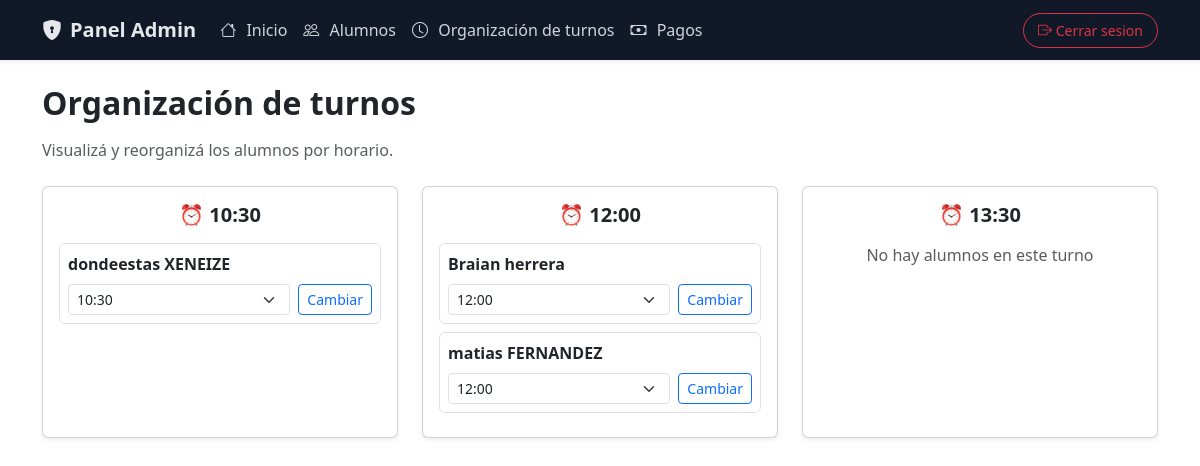
The app's page /admin/turnos, older data.
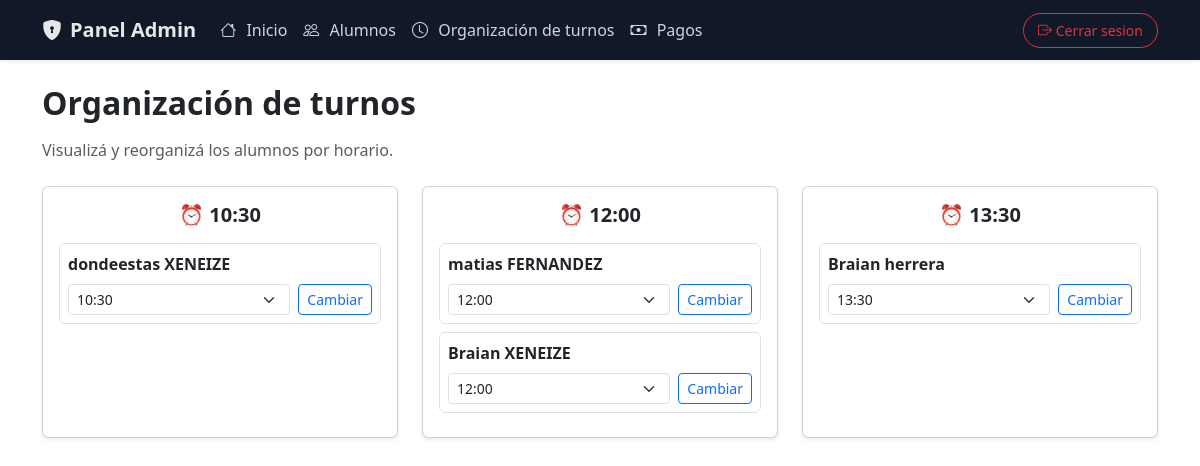
The same page, newer data.
### models.py (models this page shows)
class Alumno(db.Model):
    __tablename__ = "alumnos"
    id = db.Column(db.Integer, primary_key=True)
    nombre = db.Column(db.String(50), nullable=False)
    apellido = db.Column(db.String(50), nullable=False)
    dni = db.Column(db.String(20), nullable=False, unique=True)
    edad = db.Column(db.Integer, nullable=False)
    turno = db.Column(db.String(20), nullable=False)
    fecha_alta = db.Column(db.Date, default=date.today)
    pagos = db.relationship("Pago", backref="alumno", lazy=True)

### main.py (the view)
@app.route("/admin/turnos")
def admin_turnos():
    turnos = {
        "10:30": Alumno.query.filter_by(turno="10:30").all(),
        "12:00": Alumno.query.filter_by(turno="12:00").all(),
        "13:30": Alumno.query.filter_by(turno="13:30").all()
    }
    return render_template("admin/turnos.html", turnos=turnos)

### templates/admin/turnos.html (shortened to what this page needs)
{% extends "admin/base_admin.html" %}
{% block body %}
<h2 class="fw-bold mb-3">Organización de turnos</h2>
<p class="text-muted mb-4">
    Visualizá y reorganizá los alumnos por horario.
</p>
<div class="row g-4">
{% for horario, alumnos in turnos.items() %}
    <div class="col-md-4">
        <div class="card shadow-sm h-100">
            <div class="card-body">
                <h5 class="fw-bold text-center mb-3">⏰ {{ horario }}</h5>
                {% if alumnos %}
                    {% for alumno in alumnos %}
                    <div class="border rounded p-2 mb-2">
                        <strong>{{ alumno.nombre }} {{ alumno.apellido }}</strong>
                        <form
                            action="{{ url_for('cambiar_turno', id=alumno.id) }}"
                            method="POST"
                            class="mt-2 d-flex gap-2">
                            <select name="turno" class="form-select form-select-sm">
                                <option value="10:30" {% if alumno.turno == "10:30" %}selected{% endif %}>10:30</option>
                                <option value="12:00" {% if alumno.turno == "12:00" %}selected{% endif %}>12:00</option>
                                <option value="13:30" {% if alumno.turno == "13:30" %}selected{% endif %}>13:30</option>
                            </select>
                            <button class="btn btn-sm btn-outline-primary">
                                Cambiar
                            </button>
                        </form>
                    </div>
                    {% endfor %}
                {% else %}
                    <p class="text-muted text-center">
                        No hay alumnos en este turno
                    </p>
                {% endif %}
            </div>
        </div>
    </div>
{% endfor %}
</div>
{% endblock %}

Row changes from the older to the newer data that the page shows:
added Alumno: nombre "Braian", apellido "XENEIZE", turno "12:00"
changed Alumno "herrera": moves from the list under "12:00" to the list under "13:30"
Text that changed along with them:
list line gone: "No hay alumnos en este turno"
